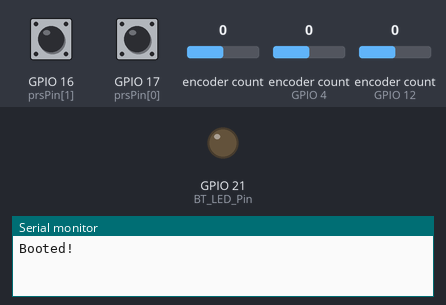
This sketch was run on a simulated ESP32. Parts: output pins drawn as LEDs (lit = HIGH), the last lines printed to the serial monitor. Inputs (shaded band) come from the test bench; at power-on: encoder count (sensors on GPIO 4, GPIO 12) 0, GPIO 16 (prsPin[1]) HIGH, GPIO 17 (prsPin[0]) HIGH, encoder count 0. USB keyboard and mouse output is not drawn.

Above: at 0.1 s.
At 1.2 s:
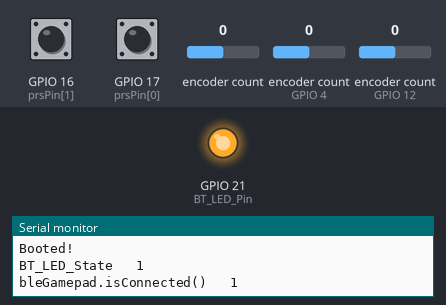
1.3 s: encoder count (sensor on GPIO 4) set to 1
2.8 s: GPIO 16 (prsPin[1]) pulled LOW for 0.15 s
Timing chart, 0 to 5.8 s (numbered marks = the images above; inputs shaded):
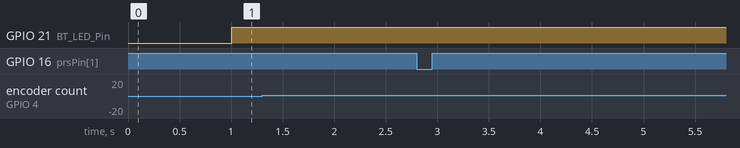

The sketch:

2rotaryencoders_8buttons_DIY_BB_Racing.ino
```cpp
#include <ESP32Encoder.h>     // https://github.com/madhephaestus/ESP32Encoder/
#include <Keypad.h>           // https://github.com/Chris--A/Keypad
#include <BleGamepad.h>       // https://github.com/MagnusThome/ESP32-BLE-Gamepad


BleGamepad bleGamepad("RaceKeys", "Arduino", 100);


////////////////////// BUTTON MATRIX //////////////////////
#define ROWS 4
#define COLS 4
uint8_t rowPins[ROWS] = {25, 26, 32, 33};
uint8_t colPins[COLS] = {18, 19, 23, 22};
uint8_t keymap[ROWS][COLS] = {
  {0,1,2,3},
  {4,5,6,7},
  {8,9,10,11},
  {12,13,14,15}
};
Keypad customKeypad = Keypad( makeKeymap(keymap), rowPins, colPins, ROWS, COLS);


//////////// ROTARY ENCODERS (WITH PUSH SWITCHES) ////////////
#define MAXENC 2
uint8_t uppPin[MAXENC] = {13, 5};
uint8_t dwnPin[MAXENC] = {12, 4};
uint8_t prsPin[MAXENC] = {17, 16};
uint8_t encoderUpp[MAXENC] = {16,19};
uint8_t encoderDwn[MAXENC] = {17,20};
uint8_t encoderPrs[MAXENC] = {18,21};
ESP32Encoder encoder[MAXENC];
unsigned long holdoff[MAXENC] = {0,0};
int32_t prevenccntr[MAXENC] = {0,0};
bool prevprs[MAXENC] = {0,0};
#define HOLDOFFTIME 150   // TO PREVENT MULTIPLE ROTATE "CLICKS" WITH CHEAP ENCODERS WHEN ONLY ONE CLICK IS INTENDED

//////////// BT STATUS LED ////////////
uint8_t BT_LED_Pin = 21;
boolean BT_LED_State = LOW;
unsigned long last_LED_update = 0;
#define LED_UPDATE_MS 1000


////////////////////////////////////////////////////////////////////////////////////////

void setup() {
  Serial.begin(115200);

  for (uint8_t i=0; i<MAXENC; i++) {
    encoder[i].clearCount();
    encoder[i].attachSingleEdge(dwnPin[i], uppPin[i]);
    pinMode(prsPin[i], INPUT_PULLUP);
  }
  customKeypad.addEventListener(keypadEvent);
  //customKeypad.setHoldTime(1);
  pinMode(BT_LED_Pin, OUTPUT);
  bleGamepad.begin();
  Serial.println("Booted!");
}


////////////////////////////////////////////////////////////////////////////////////////

void loop() {

  unsigned long now = millis();


  // -- ROTARY ENCODERS : ROTATION -- //

  for (uint8_t i=0; i<MAXENC; i++) {
    int32_t cntr = encoder[i].getCount();
    if (cntr!=prevenccntr[i]) {
      if (!holdoff[i]) {
        if (cntr>prevenccntr[i]) { sendKey(encoderUpp[i]); }
        if (cntr<prevenccntr[i]) { sendKey(encoderDwn[i]); }
        holdoff[i] = now;
        if (holdoff[i]==0) holdoff[i] = 1;  // SAFEGUARD WRAP AROUND OF millis() (WHICH IS TO 0) SINCE holdoff[i]==0 HAS A SPECIAL MEANING ABOVE
      }
      else if (now-holdoff[i] > HOLDOFFTIME) {
        prevenccntr[i] = encoder[i].getCount();
        holdoff[i] = 0;
      }
    }

  // -- ROTARY ENCODERS : PUSH SWITCH -- //

    bool pressed = !digitalRead(prsPin[i]);
    if (pressed != prevprs[i]) {
      if (pressed) {  // PRESSED
        pressKey(encoderPrs[i]);
      }
      else {          // RELEASED
        releaseKey(encoderPrs[i]);
      }
      prevprs[i] = !prevprs[i];
    }
  }

  customKeypad.getKey();    // READ BUTTON MATRIX (EVENT CALLBACK SETUP)

  if (now-last_LED_update > LED_UPDATE_MS)
  {
    if(bleGamepad.isConnected())
    {
      BT_LED_State = HIGH;
    } else {
      BT_LED_State = !BT_LED_State;
    }
    digitalWrite(BT_LED_Pin, BT_LED_State);
    Serial.print("BT_LED_State \t");
    Serial.println(BT_LED_State);
    Serial.print("bleGamepad.isConnected() \t");
    Serial.println(bleGamepad.isConnected());
    last_LED_update = now;
  }

  delay(10);

}


////////////////////////////////////////////////////////////////////////////////////////

void keypadEvent(KeypadEvent key){
  uint8_t keystate = customKeypad.getState();
  if (keystate==PRESSED)  { pressKey(key); }
  if (keystate==RELEASED) { releaseKey(key); }
}


////////////////////////////////////////////////////////////////////////////////////////

void sendKey(uint8_t key) {
    uint32_t gamepadbutton = pow(2,key);      // CONVERT TO THE BINARY MAPPING GAMEPAD KEYS USE
    Serial.print("pulse\t");
    Serial.println(key);
    if(bleGamepad.isConnected()) {
      bleGamepad.press(gamepadbutton);
      delay(150);
      bleGamepad.release(gamepadbutton);
    }
}

void pressKey(uint8_t key) {
    uint32_t gamepadbutton = pow(2,key);      // CONVERT TO THE BINARY MAPPING GAMEPAD KEYS USE
    Serial.print("hold\t");
    Serial.println(key);
    if(bleGamepad.isConnected()) {
      bleGamepad.press(gamepadbutton);
    }
}

void releaseKey(uint8_t key) {
    uint32_t gamepadbutton = pow(2,key);      // CONVERT TO THE BINARY MAPPING GAMEPAD KEYS USE
    Serial.print("release\t");
    Serial.println(key);
    if(bleGamepad.isConnected()) {
      bleGamepad.release(gamepadbutton);
    }
}


////////////////////////////////////////////////////////////////////////////////////////
```
